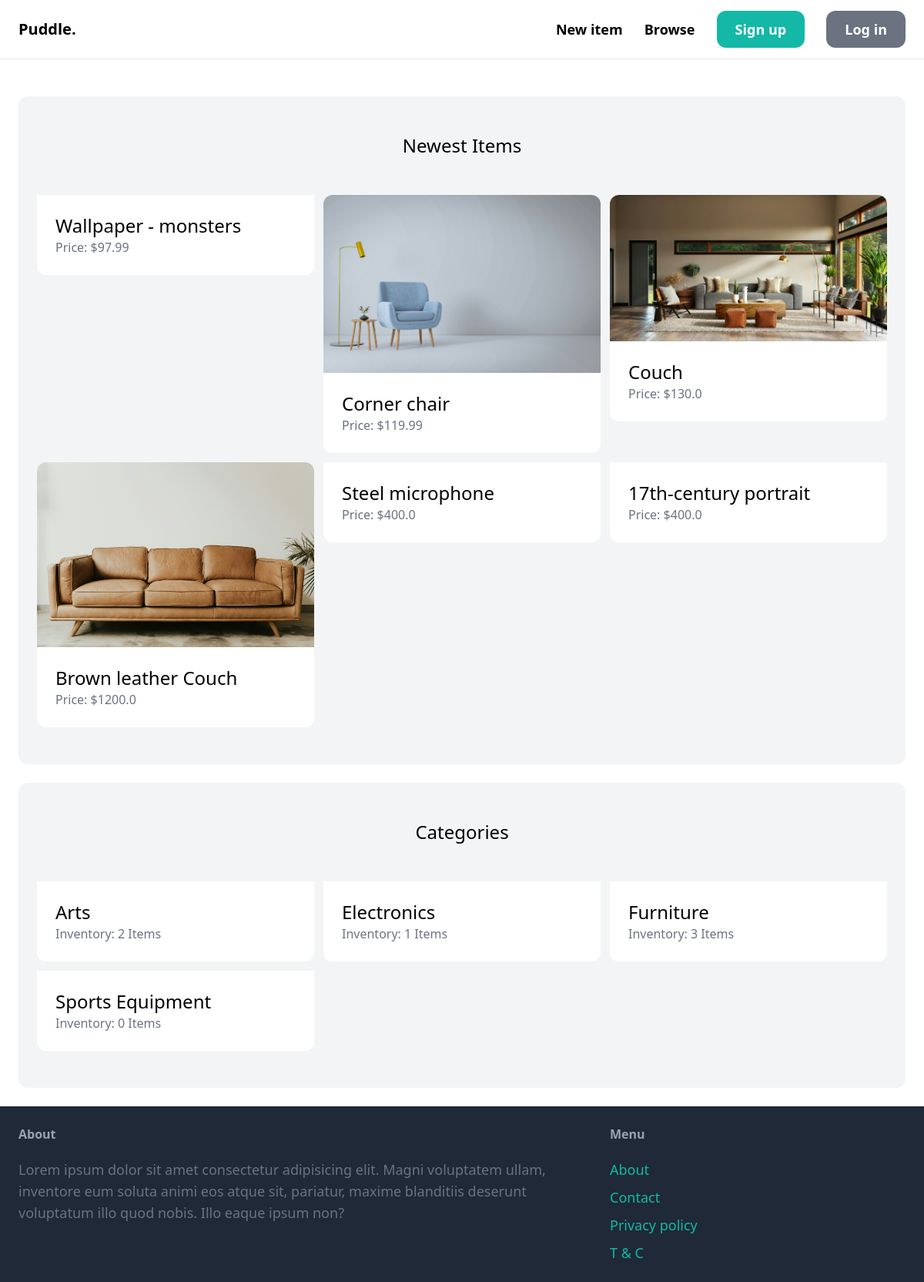
The page / on the database its author committed.
### item/models.py (models this page shows, shortened)
class Item(models.Model):
    category = models.ForeignKey(Category, related_name='items', on_delete=models.CASCADE)
    name = models.CharField(max_length=255, verbose_name='Name')
    description = models.TextField(blank=True, null=True)
    price = models.FloatField()
    image = models.ImageField(upload_to='item_images', blank=True, null=True)
    is_sold = models.BooleanField(default=False)
    created_by = models.ForeignKey(User, related_name='items', on_delete=models.CASCADE)
    created_at = models.DateTimeField(auto_now_add=True)

class Category(models.Model):
    name = models.CharField(max_length=255, verbose_name='Category')
    class Meta:
        ordering = ('name',)
        verbose_name_plural = 'Categories'

### core/views.py (the view)
# urls.py: path('', views.index, name='index'),
def index(request):
    items = Item.objects.filter(is_sold=False)[0:6]
    categories = Category.objects.all()
    return render(request, "core/index.html", {
        'categories': categories,
        'items': items,
    })

### core/templates/core/index.html (shortened to what this page needs)
{% extends 'core/base.html' %}
{% block content %}
    <div class="mt-6 px-6 py-12 bg-gray-100 rounded-xl">
        <h2 class="mb-12 text-2xl text-center">Newest Items</h2>
    <div class="grid grid-cols-3 gap-3">
        {% for item in items %}
        <div>
            <a href="{% url 'item:detail' item.id %}">
                <div>
                    <img src="{{ item.image.url }}" alt="" class='rounded-t-xl'>
                </div>
                <div class="p-6 bg-white rounded-b-xl">
                    <h2 class="text-2xl">{{ item.name }}</h2>
                    <p class="text-gray-500">Price: ${{ item.price}} </p>
                </div>
            </a>
        </div>
        {% endfor %}
    </div>
    </div>
    <div class="mt-6 py-12 px-6 bg-gray-100 rounded-xl">
        <h2 class="mb-12 text-2xl text-center">Categories</h2>
        <div class="grid grid-cols-3 gap-3">
            {% for category in categories %}
                 <div>
            <a href="#">
                <div class="p-6 bg-white rounded-b-xl">
                    <h2 class="text-2xl">{{ category.name }}</h2>
                    <p class="text-gray-500">Inventory: {{ category.items.count}} Items</p>
                </div>
            </a>
        </div>
            {% endfor %}
        </div>
    </div>
{% endblock %}

### rows shown on the page
Item: name "Wallpaper - monsters", price "97.99"
Item: image (picture), name "Corner chair", price "119.99"
Item: image (picture), name "Couch", price "130.0"
Item: image (picture), name "Brown leather Couch", price "1200.0"
Item: name "Steel microphone", price "400.0"
Item: name "17th-century portrait", price "400.0"
Category: name "Arts", items.count "2"
Category: name "Electronics", items.count "1"
Category: name "Furniture", items.count "3"
Category: name "Sports Equipment", items.count "0"
